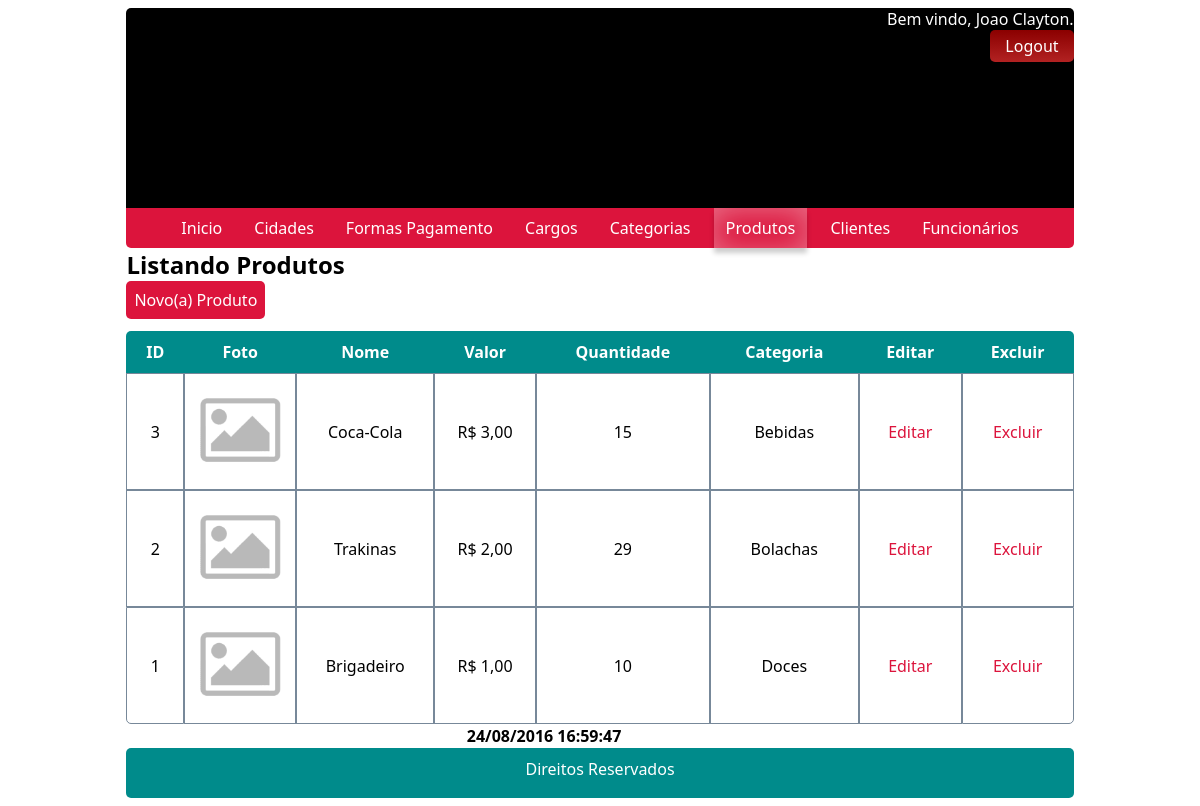
Page /?pagina=produtos_listar (signed in) on the committed database.
### tables this page shows
CREATE TABLE IF NOT EXISTS produtos (
	id            INT(11)     NOT NULL AUTO_INCREMENT,
	nome          VARCHAR(45) NOT NULL,
	valor         FLOAT       NOT NULL,
	quantidade    INT(11)     NOT NULL,
	categorias_id INT(11),
	foto          VARCHAR(255),
	PRIMARY KEY (id),
	FOREIGN KEY (categorias_id)
	REFERENCES categorias (id)
		ON DELETE SET NULL
		ON UPDATE SET NULL
);

### Conversor.php (called while the page is built, shortened)
<?php
	class Conversor
	{
		public static function realBancoParaUsuario(
			$numero,
			$prefix = "R$ "
		) {
			return $prefix . number_format($numero, 2, ",", ".");
		}
	}
?>

### modulos/produtos/listar.php (the view, shortened to what this page needs)
<?php
	$sql = "SELECT produtos.id AS id,
				produtos.nome AS nome,
				coalesce(foto,'../no-image.png') AS foto,
				valor,
				quantidade,
				coalesce(categorias.nome,'Erro') AS categorias
			FROM
				produtos LEFT JOIN categorias ON categorias_id = categorias.id
			ORDER BY id DESC";
	$res = $con->query($sql) or die($con->error);
	include "voltar.php"
?>
<table class="listagem" cellspacing="0">
	<thead>
	<tr>
		<th>ID</th>
		<th>Foto</th>
		<th>Nome</th>
		<th>Valor</th>
		<th>Quantidade</th>
		<th>Categoria</th>
		<th>Editar</th>
		<th>Excluir</th>
	</tr>
	</thead>
	<tbody>
	<?php while ($linha = mysqli_fetch_array($res)) { ?>
		<tr>
			<td><?= $linha['id'] ?></td>
			<td class="img"><img onclick="expandir(this.src)" src="imagens/produtos/<?= $linha['foto']==""?"../no-image.png":$linha['foto'] ?>" width="100"></td>
			<td><?= $linha['nome'] ?></td>
			<td><?= Conversor::realBancoParaUsuario($linha['valor']) ?></td>
			<td><?= $linha['quantidade'] ?></td>
			<td><?= $linha['categorias'] ?></td>
			<?php include "botoes_listar.php" ?>
		</tr>
	<?php } ?>
	</tbody>
	<tfoot>
	<tr>
		<th colspan="7"><?= date("d/m/Y H:i:s") ?></th>
	</tr>
	</tfoot>
</table>

### index.php (shortened to what this page needs)
<?php
	include 'Conversor.php';
	if (isset($_GET['pagina'])) {
		$pagina = $_GET['pagina'];
	} else {
		$pagina = "inicio";
	}
	if (!stristr($pagina, "formas_pagamento")) {
		$tipo = stristr($pagina, "_", 1);
		$sufx = substr(stristr($pagina, "_"), 1);
	} else {
		$tipo = "formas_pagamento";
		$sufx = substr(stristr($pagina, "o_"), 2);
	}
?>
<!Doctype html>
<html lang="pt-br">
<head>
	<link rel="stylesheet" href="css/estilo.css">
</head>
<body>
<?php
	include 'topo.php';
?>
<section id="conteudo-principal">
	<?php include $pagina == "inicio" ? "inicio.php" : "modulos/$tipo/$sufx.php"; ?>
</section>
<?php
	include 'rodape.php';
?>
</body>
</html>

### topo.php (shortened to what this page needs)
<header>
	<div id="imagem-topo" onclick="window.open('index.php','_self')">
		<div class="usercard">
			Bem vindo, <?= $_SESSION['usuar'] ?>.<br>
			<a href="logout.php">Logout</a>
		</div>
	</div>
	<?php
		$pag = substr($pagina, 0, 3);
		switch ($pag) {
			case "pro":
				$pag = 6;
				break;
		}
	?>
	<nav>
		<ul>
			<li><a <?= $pag == 1 ? '' : 'href="?pagina=inicio"' ?> class="<?= $pag == 1 ? "active" : '' ?>">Inicio</a></li>
			<li><a <?= $pag == 2 ? '' : 'href="?pagina=cidades_listar"' ?>
                    class="<?= $pag == 2 ? 'active' : '' ?>">Cidades</a></li>
			<li><a <?= $pag == 3 ? '' : 'href="?pagina=formas_pagamento_listar"' ?>
                    class="<?= $pag == 3 ? 'active' : '' ?>">Formas
                    Pagamento</a></li>
			<li><a <?= $pag == 4 ? '' : 'href="?pagina=cargos_listar"' ?>
                    class="<?= $pag == 4 ? 'active' : '' ?>">Cargos</a></li>
			<li><a <?= $pag == 5 ? '' : 'href="?pagina=categorias_listar"' ?>
                    class="<?= $pag == 5 ? 'active' : '' ?>">Categorias</a></li>
			<li><a <?= $pag == 6 ? '' : 'href="?pagina=produtos_listar"' ?>
                    class="<?= $pag == 6 ? 'active' : '' ?>">Produtos</a></li>
			<li><a <?= $pag == 7 ? '' : 'href="?pagina=clientes_listar"' ?>
                    class="<?= $pag == 7 ? 'active' : '' ?>">Clientes</a></li>
			<li><a <?= $pag == 8 ? '' : 'href="?pagina=funcionarios_listar"' ?>
                    class="<?= $pag == 8 ? 'active' : '' ?>">Funcionários</a></li>
			<li><a <?= $pag == 9 ? '' : 'href="?pagina=vendas_listar"' ?>
                    class="<?= $pag == 9 ? 'active' : '' ?>">Vendas</a></li>
		</ul>
	</nav>
</header>

### voltar.php
<h1 class="titulo"><?=
($sufx == "alt_senha" ?
	"Alterando Senha de "
:
	ucfirst(substr($sufx, 0, strlen($sufx) - 1)) . "ndo ").
($tipo == "itens" ?
	'Produtos na Venda'
:
	($tipo == "formas_pagamento" ?
		'Forma' .
		($sufx != "editar"
		&&
		$sufx != "cadastrar" ?
			's'
		:
			'') .
		' de Pagamento'
	:
	ucfirst(str_replace("na", "ná", substr($tipo, 0, strlen($tipo)
	-
	($sufx == "editar"
	||
	$sufx == "cadastrar" ?
		1
	:
		0)))))) .
	($sufx == "editar"
	 ||
	 $tipo == "itens"
	 &&
	 $sufx == "cadastrar"
	 ||
	 $sufx == "alt_senha" ?
		" de código " . $_GET['id']
	:
		'') ?></h1>
<?php if ($sufx != "listar") { ?>
	<a href="?pagina=<?= $tipo ?>_listar<?= $tipo == "itens" ? '&id=' . $_GET['id'] : '' ?>"
	   class="btn btn-default voltar"><span>Voltar</span></a>
<?php } elseif ($sufx == "listar") { ?>
	<a href="index.php?pagina=<?= $tipo ?>_cadastrar"
	   class="btn btn-default avancar"><span>Novo(a) <?= ($tipo == "formas_pagamento" ? 'Forma de Pagamento' :
				($tipo == "itens" ? "Venda" : substr(ucfirst($tipo), 0, strlen($tipo) - 1))) ?></span></a>
<?php } ?>

### botoes_listar.php
<td class="cellE">
	<a href="?pagina=<?= $tipo ?>_editar&id=<?= $linha['id'] ?>">Editar</a>
</td>
<td class="cellD">
	<?php
		if ($tipo == "funcionarios" && $_SESSION['id'] == $linha['id'])
			echo "<a style='cursor: not-allowed !important;'>Excluir</a>";
		else
			echo "<a href='?pagina={$tipo}_excluir&id={$linha['id']}'>Excluir</a>";
	?>
</td>

### rodape.php
<footer>
	<label>Direitos Reservados</label>
</footer>

### css/estilo.css (style rules this page uses)
#imagem-topo { width: 80%; height: 200px; background-color: black; margin: auto; border-top-left-radius: 5px; border-top-right-radius: 5px; text-align: right; }
#conteudo-principal { width: 80%; margin: 0 auto; font-family: Calibri, Candara, Segoe, "Segoe UI", Optima, Arial, sans-serif; }
footer { width: 80%; height: 40px; margin: auto; border-radius: 5px; background-color: darkcyan; color: white; text-align: center; padding-top: 10px; font-family: Calibri, Candara, Segoe, "Segoe UI", Optima, Arial, sans-serif; }
.listagem { margin-top: 12px; width: 100%; }
.listagem thead tr th { padding: 10px; background: darkcyan; color: white; font-style: normal; }
.listagem thead tr th:first-child { border-top-left-radius: 5px; }
.listagem thead tr th:last-child { border-top-right-radius: 5px; }
.listagem tbody tr td { border: 1px solid lightslategray; text-align: center; padding: 5px; }
.listagem tbody tr:last-child td:first-child { border-bottom-left-radius: 5px; }
.listagem tbody tr:last-child td:last-child { border-bottom-right-radius: 5px; }
.listagem tbody a { text-decoration: none; color: crimson; }
h1 { margin: 0; }
.listagem a { width: 100%; }
.cellE { background: white; transition: 3s; }
header nav { width:80%; margin: 0 auto; text-align: center; background: crimson; border-bottom-left-radius: 5px; border-bottom-right-radius: 5px; height: 40px; line-height: 40px; position: relative; z-index: 5; }
header nav ul { list-style-type: none; padding: 0; margin: 0; }
header nav ul li { width: auto; display: inline-flex; margin: 0; line-height: 40px; }
header nav ul li a { color: white; padding: 0px 14px; display: inline-block; text-decoration: none; font-family: Calibri, Candara, Segoe, "Segoe UI", Optima, Arial, sans-serif; width: 100%; margin: 0; transition: 0.3s; }
header nav ul li a:hover, nav .active { -webkit-box-shadow: 0px 3px 30px rgba(255, 255, 255, 0.4) inset, 0px 5px 5px rgba(0, 0, 0, 0.2); box-shadow: 0px 3px 30px rgba(255, 255, 255, 0.4) inset, 0px 5px 5px rgba(0, 0, 0, 0.2); margin: 0 5px; position: relative; z-index: 10; padding: 0 12px; font-size: 102%; text-decoration: none; color: white; }
td.img, td.img img { width: 100px; transition: .5s; }
.avancar { background: crimson; border-radius: 5px; border: none; padding: 8px; text-decoration: none; color: white; display: inline-block; transition: all 0.3s; }
.avancar span { display: inline-block; position: relative; transition: 0.3s; }
.avancar span::after { content: '»'; position: absolute; opacity: 0; top: 0; right: -20px; transition: 0.3s; }
.voltar, .avancar { outline: none; }
.usercard { color: white; display: inline-block; font-family: Calibri, Candara, Segoe, "Segoe UI", Optima, Arial, sans-serif; text-align: right; }
.usercard a { border-radius: 5px; background: linear-gradient(darkred, firebrick); padding: 5px 15px; text-decoration: none; justify-content: center; color: white; display: inline-block; }

### rows in the picture
produtos: id "3", nome "Coca-Cola", valor "R$ 3,00", quantidade "15", categorias "Bebidas"
produtos: id "2", nome "Trakinas", valor "R$ 2,00", quantidade "29", categorias "Bolachas"
produtos: id "1", nome "Brigadeiro", valor "R$ 1,00", quantidade "10", categorias "Doces"

### other values in the picture
$_SESSION['usuar'] "Joao Clayton"
substr($sufx, 0, strlen($sufx) - 1) "Lista"
substr(ucfirst($tipo), 0, strlen($tipo) - 1) "Produto"
